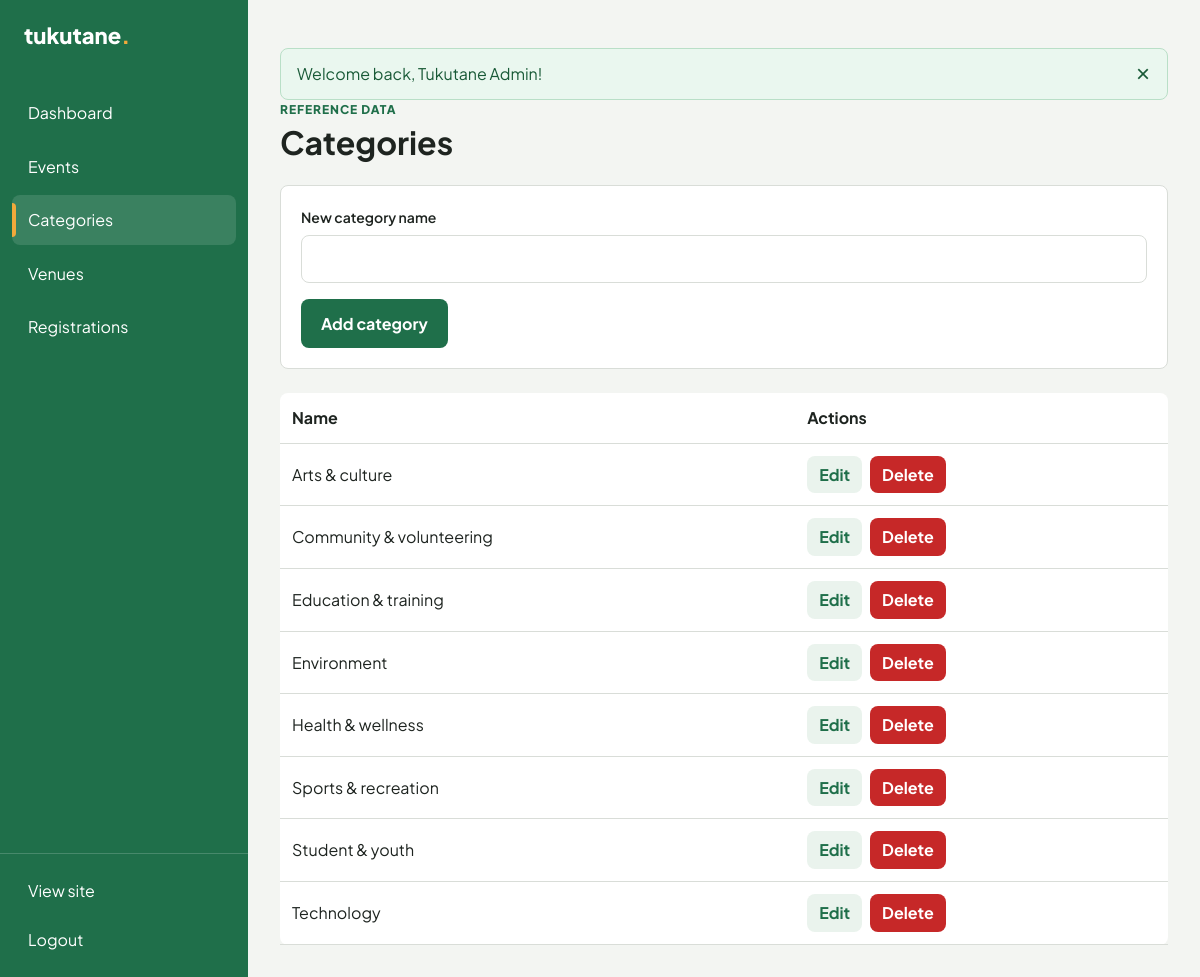
/public/?page=admin&action=categories (signed in), run on the app's committed database.
### tables this page shows
CREATE TABLE categories (
    id INT UNSIGNED AUTO_INCREMENT PRIMARY KEY,
    name VARCHAR(100) NOT NULL UNIQUE
);

### app/controllers/AdminController.php (called while the page is built, shortened)
<?php
class AdminController
{
    public function categories(): void
    {
        requireAdmin();$page=max(1,(int)($_GET['page']??1));$categoryResult=$this->categories->list($page,10);
        $categories=$categoryResult['items'];$categoryTotal=$categoryResult['total'];$errors=[];$old=[];$editCategory=null;
        require APP_ROOT.'/app/views/admin/categories.php';
    }
}

### app/helpers/functions.php (called while the page is built, shortened)
<?php
function e(mixed $value): string
{
    return htmlspecialchars((string) $value, ENT_QUOTES, 'UTF-8');
}

### app/models/Category.php (called while the page is built, shortened)
<?php
class Category
{
    public function list(int $page = 1, int $perPage = 10): array
    {
        $offset = ($page - 1) * $perPage;
        $count = (int) $this->pdo->query('SELECT COUNT(*) FROM categories')->fetchColumn();
        $statement = $this->pdo->prepare(
            'SELECT c.*,
                    (SELECT COUNT(*) FROM events e WHERE e.category_id = c.id) AS event_count
             FROM categories c ORDER BY c.name LIMIT :limit OFFSET :offset'
        );
        $statement->bindValue(':limit', $perPage, PDO::PARAM_INT);
        $statement->bindValue(':offset', $offset, PDO::PARAM_INT);
        $statement->execute();
        return ['items' => $statement->fetchAll(), 'total' => $count];
    }
}

### app/views/admin/categories.php (the view, shortened to what this page needs)
<?php
require APP_ROOT . '/app/views/layouts/admin_header.php';
$formCategory = $editCategory ?? null;
?>
<section class="admin-page">
    <div class="admin-page-heading">
        <div><p class="admin-eyebrow">Reference data</p><h1>Categories</h1></div>
    </div>
    <form class="admin-form category-form" method="post" action="<?= e(BASE_URL) ?>/?page=admin&amp;action=<?= $formCategory ? 'categoryUpdate' : 'categoryStore' ?>">
        <div class="form-field">
            <label for="category_name"><?= $formCategory ? 'Edit category name' : 'New category name' ?></label>
            <input id="category_name" name="name" required maxlength="100" value="<?= e($old['name'] ?? ($formCategory['name'] ?? '')) ?>">
        </div>
        <button class="button button-primary" type="submit"><?= $formCategory ? 'Save category' : 'Add category' ?></button>
    </form>
    <?php if ($categories): ?>
        <div class="responsive-table">
            <table>
                <thead><tr><th>Name</th><th>Actions</th></tr></thead>
                <tbody>
                <?php foreach ($categories as $category): ?>
                    <tr>
                        <td data-label="Name"><?= e($category['name']) ?></td>
                        <td data-label="Actions">
                            <div class="table-actions">
                                <a class="button button-secondary button-small" href="<?= e(BASE_URL) ?>/?page=admin&amp;action=categories&amp;edit=<?= (int) $category['id'] ?>">Edit</a>
                                <form method="post" action="<?= e(BASE_URL) ?>/?page=admin&amp;action=categoryDelete" onsubmit="return confirm('Delete this category?')">
                                    <button class="button button-danger button-small" type="submit">Delete</button>
                                </form>
                            </div>
                        </td>
                    </tr>
                <?php endforeach; ?>
                </tbody>
            </table>
        </div>
    <?php else: ?>
        <div class="empty-state"><h2>No categories yet</h2><p>Add a category using the form above.</p></div>
    <?php endif; ?>
</section>
</main></div></body></html>

### public/css/main.css (style rules this page uses)
:root { --primary: #1F6F4A; --accent: #F2A93B; --background: #F8F7F3; --text: #1E2420; --border: #D9DDD8; --success: #2E8B57; --warning: #E0A100; --error: #C62828; --info: #2F6FB3; --white: #FFFFFF; --color-nav-active: #079C5C; --shadow: 0 8px 24px rgba(30, 36, 32, 0.08); }
* { box-sizing: border-box; }
html { scroll-behavior: smooth; }
body { margin: 0; font-family: "Plus Jakarta Sans", sans-serif; font-size: 16px; line-height: 1.6; color: var(--text); background: var(--background); }
a { color: inherit; }
.nav-button, .button { min-height: 48px; display: inline-flex; align-items: center; justify-content: center; padding: 12px 20px; border: 0; border-radius: 8px; font: inherit; font-weight: 700; text-decoration: none; cursor: pointer; }
.button-primary { background: var(--primary); color: var(--white); }
h1, h2, h3 { line-height: 1.2; margin-top: 0; }
h1 { font-size: 32px; font-weight: 700; }
.search-field label, .form-field label { font-size: 14px; font-weight: 600; }
input, select { width: 100%; min-height: 48px; border: 1px solid var(--border); border-radius: 8px; background: var(--white); color: var(--text); padding: 10px 12px; font: inherit; }
.form-field { display: grid; gap: 6px; margin-bottom: 16px; }
.responsive-table { overflow-x: auto; }
.responsive-table table { width: 100%; border-collapse: collapse; background: var(--white); border-radius: 8px; }
.responsive-table th, .responsive-table td { padding: 12px; border-bottom: 1px solid var(--border); text-align: left; vertical-align: middle; }
.button-danger { background: var(--error); color: var(--white); }
.button-small { min-height: 36px; padding: 6px 12px; }
.form-field, .search-field { position: relative; }

### public/css/admin.css (style rules this page uses)
.admin-body { background: #F3F5F2; }
.admin-page-heading { display: flex; align-items: flex-end; justify-content: space-between; gap: 16px; margin-bottom: 24px; }
.admin-page-heading h1 { margin: 0; }
.admin-eyebrow { margin: 0 0 4px; color: var(--primary); font-size: 12px; font-weight: 800; text-transform: uppercase; letter-spacing: .08em; }
.admin-filter-form, .admin-form { padding: 20px; margin-bottom: 24px; border: 1px solid var(--border); border-radius: 8px; background: var(--white); }
.button-secondary { background: #EAF3ED; color: var(--primary); }
.table-actions { display: flex; align-items: center; gap: 8px; }

### data on the page
categories: name "Arts & culture"
categories: name "Community & volunteering"
categories: name "Education & training"
categories: name "Environment"
categories: name "Health & wellness"
categories: name "Sports & recreation"
categories: name "Student & youth"
categories: name "Technology"

### other printed values
$flash['message'] "Welcome back, Tukutane Admin!"
